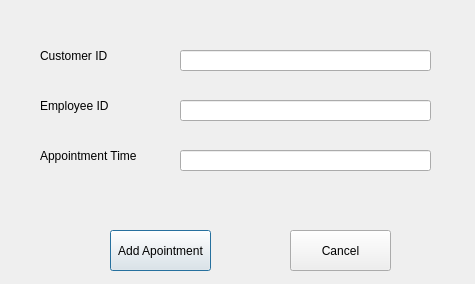
<?xml version="1.0" encoding="UTF-8"?>
<ui version="4.0">
 <class>appointmentDialog</class>
 <widget class="QDialog" name="appointmentDialog">
  <property name="geometry">
   <rect>
    <x>0</x>
    <y>0</y>
    <width>475</width>
    <height>284</height>
   </rect>
  </property>
  <property name="windowTitle">
   <string>Dialog</string>
  </property>
  <widget class="QPushButton" name="addApptButton">
   <property name="geometry">
    <rect>
     <x>110</x>
     <y>230</y>
     <width>101</width>
     <height>41</height>
    </rect>
   </property>
   <property name="text">
    <string>Add Apointment</string>
   </property>
  </widget>
  <widget class="QLabel" name="custID">
   <property name="geometry">
    <rect>
     <x>40</x>
     <y>40</y>
     <width>81</width>
     <height>31</height>
    </rect>
   </property>
   <property name="text">
    <string>Customer ID</string>
   </property>
  </widget>
  <widget class="QPushButton" name="cancelButton">
   <property name="geometry">
    <rect>
     <x>290</x>
     <y>230</y>
     <width>101</width>
     <height>41</height>
    </rect>
   </property>
   <property name="text">
    <string>Cancel</string>
   </property>
  </widget>
  <widget class="QLabel" name="employID">
   <property name="geometry">
    <rect>
     <x>40</x>
     <y>90</y>
     <width>81</width>
     <height>31</height>
    </rect>
   </property>
   <property name="text">
    <string>Employee ID</string>
   </property>
  </widget>
  <widget class="QLabel" name="AppointmentLabel">
   <property name="geometry">
    <rect>
     <x>40</x>
     <y>140</y>
     <width>101</width>
     <height>31</height>
    </rect>
   </property>
   <property name="text">
    <string>Appointment Time</string>
   </property>
  </widget>
  <widget class="QLineEdit" name="custIDBox">
   <property name="geometry">
    <rect>
     <x>180</x>
     <y>50</y>
     <width>251</width>
     <height>21</height>
    </rect>
   </property>
  </widget>
  <widget class="QLineEdit" name="employIDBox">
   <property name="geometry">
    <rect>
     <x>180</x>
     <y>100</y>
     <width>251</width>
     <height>21</height>
    </rect>
   </property>
  </widget>
  <widget class="QLineEdit" name="apptBox">
   <property name="geometry">
    <rect>
     <x>180</x>
     <y>150</y>
     <width>251</width>
     <height>21</height>
    </rect>
   </property>
  </widget>
 </widget>
 <resources/>
 <connections/>
</ui>
